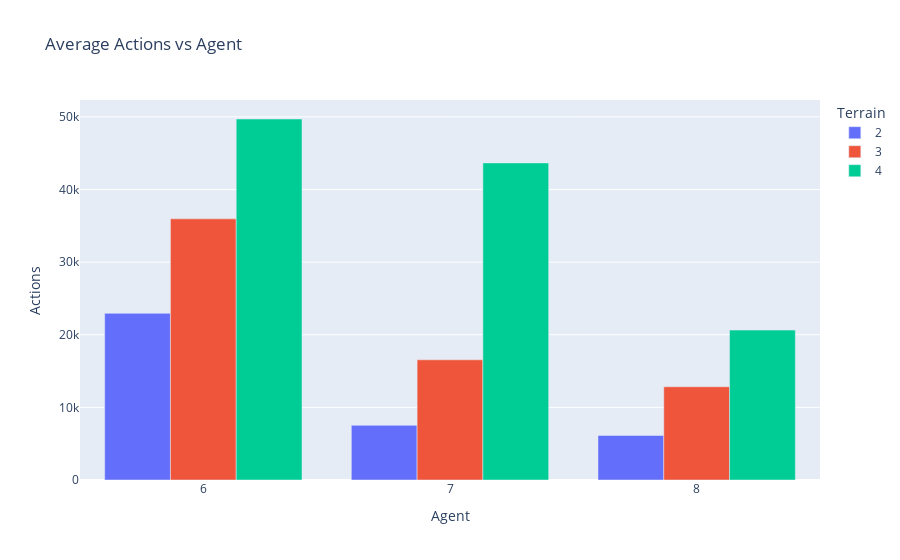

The notebook cell this image was saved under:
### Code cell
bar_chart = px.bar(avg_results_df, x="Agent", y="Actions", color="Terrain", barmode='group', title="Average Actions vs Agent")
bar_chart.show()
plotly.io.write_image(bar_chart, file="./images/bar_chart_actions_terrain.png", scale=5)

### Figure 1 — Plotly figure (JSON) as saved in the notebook; plotly's stock layout.template omitted (floating-point values rounded to 4 significant figures)
{"data": [{"alignmentgroup": "True", "hovertemplate": "Terrain=2<br>Agent=%{x}<br>Actions=%{y}<extra></extra>", "legendgroup": "2", "marker": {"color": "#636efa", "pattern": {"shape": ""}}, "name": "2", "offsetgroup": "2", "orientation": "v", "showlegend": true, "textposition": "auto", "type": "bar", "x": [6, 7, 8], "xaxis": "x", "y": [22950.0, 7522.0, 6131.0], "yaxis": "y"}, {"alignmentgroup": "True", "hovertemplate": "Terrain=3<br>Agent=%{x}<br>Actions=%{y}<extra></extra>", "legendgroup": "3", "marker": {"color": "#EF553B", "pattern": {"shape": ""}}, "name": "3", "offsetgroup": "3", "orientation": "v", "showlegend": true, "textposition": "auto", "type": "bar", "x": [6, 7, 8], "xaxis": "x", "y": [35950.0, 16550.0, 12830.0], "yaxis": "y"}, {"alignmentgroup": "True", "hovertemplate": "Terrain=4<br>Agent=%{x}<br>Actions=%{y}<extra></extra>", "legendgroup": "4", "marker": {"color": "#00cc96", "pattern": {"shape": ""}}, "name": "4", "offsetgroup": "4", "orientation": "v", "showlegend": true, "textposition": "auto", "type": "bar", "x": [6, 7, 8], "xaxis": "x", "y": [49700.0, 43660.0, 20640.0], "yaxis": "y"}], "layout": {"barmode": "group", "legend": {"title": {"text": "Terrain"}, "tracegroupgap": 0}, "title": {"text": "Average Actions vs Agent"}, "xaxis": {"anchor": "y", "domain": [0, 1], "title": {"text": "Agent"}}, "yaxis": {"anchor": "x", "domain": [0, 1], "title": {"text": "Actions"}}}}
